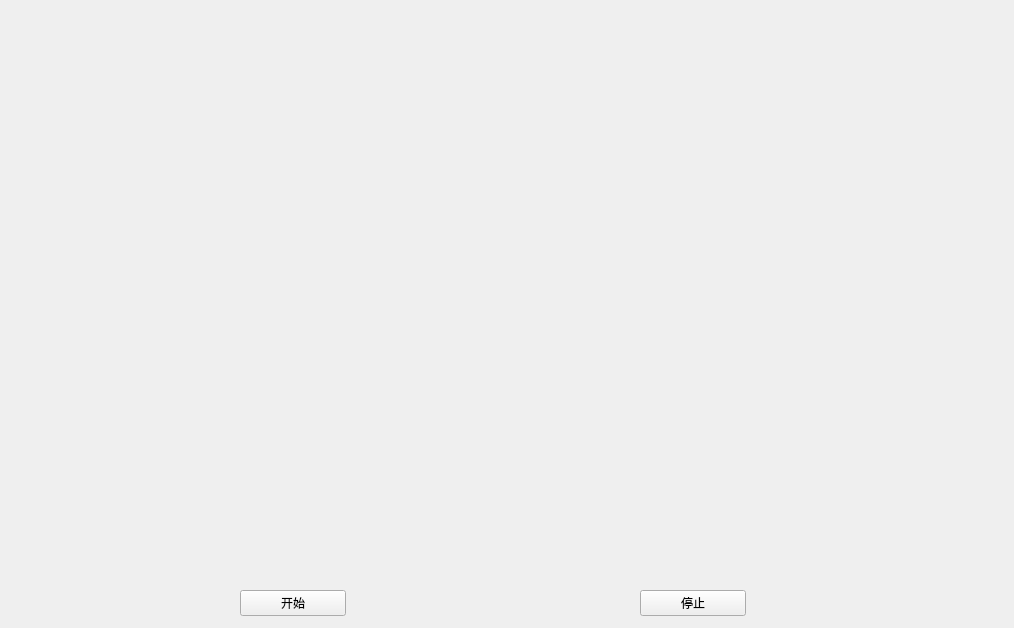
<?xml version="1.0" encoding="UTF-8"?>
<ui version="4.0">
 <class>Widget</class>
 <widget class="QWidget" name="Widget">
  <property name="geometry">
   <rect>
    <x>0</x>
    <y>0</y>
    <width>1014</width>
    <height>628</height>
   </rect>
  </property>
  <property name="windowTitle">
   <string>Widget</string>
  </property>
  <widget class="QLabel" name="picLabel">
   <property name="geometry">
    <rect>
     <x>20</x>
     <y>20</y>
     <width>981</width>
     <height>531</height>
    </rect>
   </property>
   <property name="text">
    <string/>
   </property>
  </widget>
  <widget class="QWidget" name="widget" native="true">
   <property name="geometry">
    <rect>
     <x>10</x>
     <y>570</y>
     <width>1001</width>
     <height>51</height>
    </rect>
   </property>
   <widget class="QPushButton" name="startBtn">
    <property name="geometry">
     <rect>
      <x>230</x>
      <y>20</y>
      <width>106</width>
      <height>26</height>
     </rect>
    </property>
    <property name="text">
     <string>开始</string>
    </property>
   </widget>
   <widget class="QPushButton" name="stopBtn">
    <property name="geometry">
     <rect>
      <x>630</x>
      <y>20</y>
      <width>106</width>
      <height>26</height>
     </rect>
    </property>
    <property name="text">
     <string>停止</string>
    </property>
   </widget>
  </widget>
 </widget>
 <resources/>
 <connections/>
</ui>
